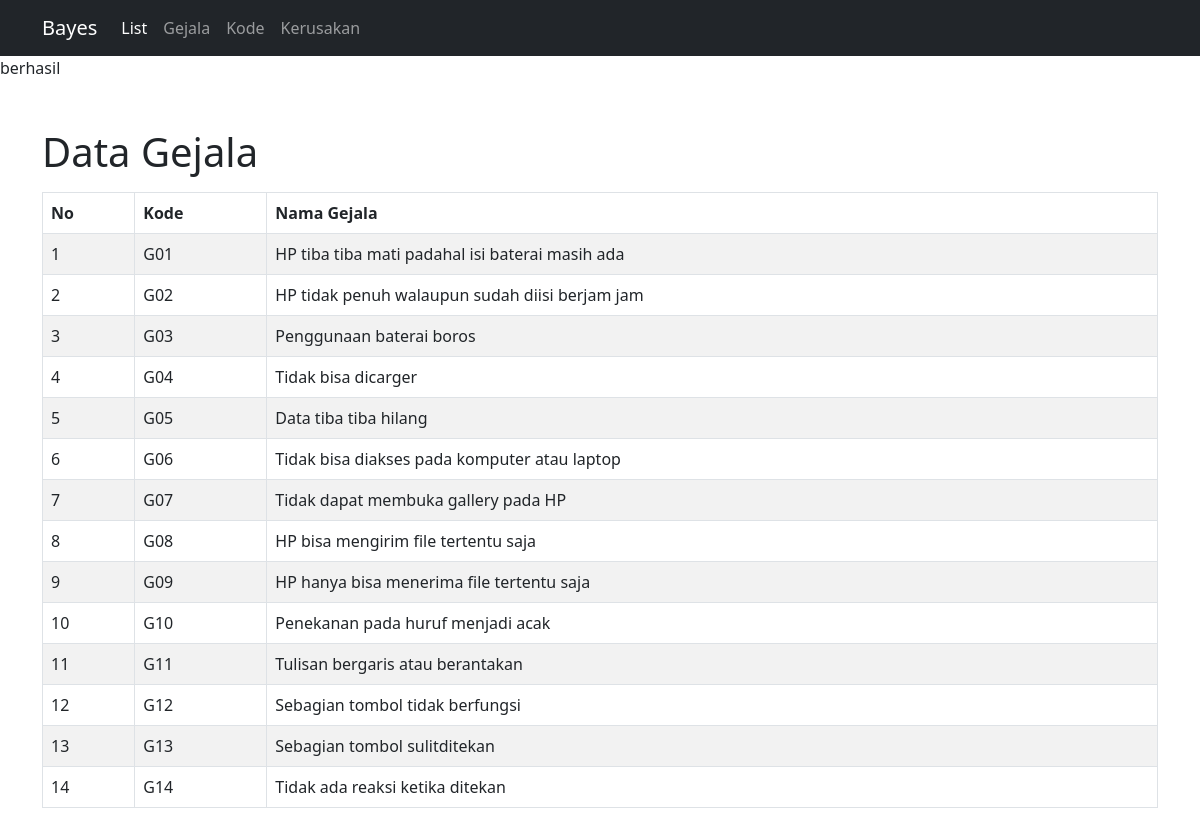
The page / on the database its author committed.
### tables this page shows
CREATE TABLE `tblgejala` (
  `kd_gejala` varchar(7) NOT NULL,
  `nm_gejala` varchar(80) NOT NULL
);

### index.php (the view)
<?php
include 'layout/header.php';
include 'config/datanopdo.php';
?>
    <div class="container mt-5">
        <h1>Data Gejala</h1>
        <table class="table table-bordered table-striped mt-3">
            <thead>
                <tr>
                    <th>No</th>
                    <th>Kode</th>
                    <th>Nama Gejala</th>
                </tr>
            </thead>
            <tbody>
                <?php
                $no=1;
                $query = mysqli_query($dta,"SELECT * FROM tblgejala");
                while ($data = mysqli_fetch_array($query)){
                    echo"
                    <tr>
                        <td> $no</td>
                        <td> $data[kd_gejala] </td>
                        <td> $data[nm_gejala] </td>
                    </tr>";
                    $no++;
                }
                ?>
            </tbody>
        </table>
    </div>
<?php
include 'layout/footer.php';
?>

### layout/header.php (shortened to what this page needs)
<!doctype html>
<html lang="en">
  <head>
    <link href="https://cdn.jsdelivr.net/npm/bootstrap@5.0.2/dist/css/bootstrap.min.css" rel="stylesheet">
  </head>
  <body>
    <div>
        <nav class="navbar navbar-expand-lg navbar-dark bg-dark">
            <div class="container">
                <a class="navbar-brand" href="#">Bayes</a>
                <div class="collapse navbar-collapse" id="navbarNav">
                <ul class="navbar-nav">
                    <li class="nav-item">
                    <a class="nav-link active" aria-current="page" href="index.php">List</a>
                    </li>
                    <li class="nav-item">
                    <a class="nav-link" href="daftar.php">Gejala</a>
                    </li>
                    <li class="nav-item">
                    <a class="nav-link" href="kode.php">Kode</a>
                    </li>
                    <li class="nav-item">
                    <a class="nav-link" href="penyakit.php">Kerusakan</a>
                    </li>
                </ul>
                </div>
            </div>
        </nav>
    </div>

### config/datanopdo.php
<?php
$dta = mysqli_connect('localhost','root','','sp_db');
if(!$dta){
    echo 'gagal';
}else{
    echo 'berhasil';
}
?>

### layout/footer.php (shortened to what this page needs)
  </body>
</html>

### rows shown on the page
tblgejala: kd_gejala "G01", nm_gejala "HP tiba tiba mati padahal isi baterai masih ada"
tblgejala: kd_gejala "G02", nm_gejala "HP tidak penuh walaupun sudah diisi berjam jam"
tblgejala: kd_gejala "G03", nm_gejala "Penggunaan baterai boros"
tblgejala: kd_gejala "G04", nm_gejala "Tidak bisa dicarger"
tblgejala: kd_gejala "G05", nm_gejala "Data tiba tiba hilang"
tblgejala: kd_gejala "G06", nm_gejala "Tidak bisa diakses pada komputer atau laptop"
tblgejala: kd_gejala "G07", nm_gejala "Tidak dapat membuka gallery pada HP"
tblgejala: kd_gejala "G08", nm_gejala "HP bisa mengirim file tertentu saja"
tblgejala: kd_gejala "G09", nm_gejala "HP hanya bisa menerima file tertentu saja"
tblgejala: kd_gejala "G10", nm_gejala "Penekanan pada huruf menjadi acak"
tblgejala: kd_gejala "G11", nm_gejala "Tulisan bergaris atau berantakan"
tblgejala: kd_gejala "G12", nm_gejala "Sebagian tombol tidak berfungsi"
tblgejala: kd_gejala "G13", nm_gejala "Sebagian tombol sulitditekan"
tblgejala: kd_gejala "G14", nm_gejala "Tidak ada reaksi ketika ditekan"
